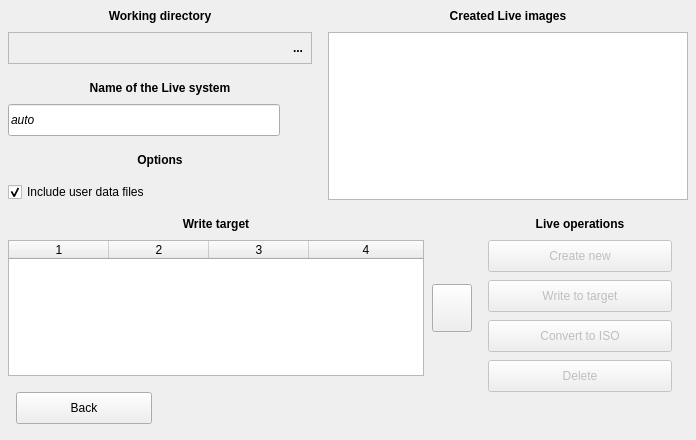
     <widget class="QWidget" name="livepanel" native="true">
      <property name="geometry">
       <rect>
        <x>1</x>
        <y>1784</y>
        <width>696</width>
        <height>440</height>
       </rect>
      </property>
      <property name="autoFillBackground">
       <bool>true</bool>
      </property>
      <widget class="QLabel" name="label_14">
       <property name="geometry">
        <rect>
         <x>0</x>
         <y>0</y>
         <width>320</width>
         <height>32</height>
        </rect>
       </property>
       <property name="font">
        <font>
         <weight>75</weight>
         <bold>true</bold>
        </font>
       </property>
       <property name="text">
        <string>Working directory</string>
       </property>
       <property name="alignment">
        <set>Qt::AlignCenter</set>
       </property>
      </widget>
      <widget class="QLabel" name="label_15">
       <property name="geometry">
        <rect>
         <x>320</x>
         <y>0</y>
         <width>376</width>
         <height>32</height>
        </rect>
       </property>
       <property name="font">
        <font>
         <weight>75</weight>
         <bold>true</bold>
        </font>
       </property>
       <property name="text">
        <string>Created Live images</string>
       </property>
       <property name="alignment">
        <set>Qt::AlignCenter</set>
       </property>
      </widget>
      <widget class="QLabel" name="label_16">
       <property name="geometry">
        <rect>
         <x>0</x>
         <y>72</y>
         <width>320</width>
         <height>32</height>
        </rect>
       </property>
       <property name="font">
        <font>
         <weight>75</weight>
         <bold>true</bold>
        </font>
       </property>
       <property name="text">
        <string>Name of the Live system</string>
       </property>
       <property name="alignment">
        <set>Qt::AlignCenter</set>
       </property>
      </widget>
      <widget class="QLabel" name="label_17">
       <property name="geometry">
        <rect>
         <x>0</x>
         <y>144</y>
         <width>320</width>
         <height>32</height>
        </rect>
       </property>
       <property name="font">
        <font>
         <weight>75</weight>
         <bold>true</bold>
        </font>
       </property>
       <property name="text">
        <string>Options</string>
       </property>
       <property name="alignment">
        <set>Qt::AlignCenter</set>
       </property>
      </widget>
      <widget class="QLabel" name="label_18">
       <property name="geometry">
        <rect>
         <x>0</x>
         <y>208</y>
         <width>432</width>
         <height>32</height>
        </rect>
       </property>
       <property name="font">
        <font>
         <weight>75</weight>
         <bold>true</bold>
        </font>
       </property>
       <property name="text">
        <string>Write target</string>
       </property>
       <property name="alignment">
        <set>Qt::AlignCenter</set>
       </property>
      </widget>
      <widget class="QLabel" name="label_19">
       <property name="geometry">
        <rect>
         <x>464</x>
         <y>208</y>
         <width>232</width>
         <height>32</height>
        </rect>
       </property>
       <property name="font">
        <font>
         <weight>75</weight>
         <bold>true</bold>
        </font>
       </property>
       <property name="text">
        <string>Live operations</string>
       </property>
       <property name="alignment">
        <set>Qt::AlignCenter</set>
       </property>
      </widget>
      <widget class="QLineEdit" name="livename">
       <property name="geometry">
        <rect>
         <x>8</x>
         <y>104</y>
         <width>272</width>
         <height>32</height>
        </rect>
       </property>
       <property name="font">
        <font>
         <italic>true</italic>
        </font>
       </property>
       <property name="focusPolicy">
        <enum>Qt::ClickFocus</enum>
       </property>
       <property name="acceptDrops">
        <bool>false</bool>
       </property>
       <property name="text">
        <string notr="true">auto</string>
       </property>
       <property name="maxLength">
        <number>32</number>
       </property>
      </widget>
      <widget class="QLabel" name="livenamepipe">
       <property name="geometry">
        <rect>
         <x>287</x>
         <y>108</y>
         <width>26</width>
         <height>24</height>
        </rect>
       </property>
       <property name="pixmap">
        <pixmap resource="pictures.qrc">:/pictures/ok.png</pixmap>
       </property>
       <property name="scaledContents">
        <bool>true</bool>
       </property>
       <property name="alignment">
        <set>Qt::AlignCenter</set>
       </property>
      </widget>
      <widget class="QLabel" name="livenameerror">
       <property name="geometry">
        <rect>
         <x>287</x>
         <y>107</y>
         <width>26</width>
         <height>26</height>
        </rect>
       </property>
       <property name="pixmap">
        <pixmap resource="pictures.qrc">:/pictures/error.png</pixmap>
       </property>
       <property name="scaledContents">
        <bool>true</bool>
       </property>
       <property name="alignment">
        <set>Qt::AlignCenter</set>
       </property>
      </widget>
      <widget class="QCheckBox" name="userdatainclude">
       <property name="geometry">
        <rect>
         <x>8</x>
         <y>182</y>
         <width>204</width>
         <height>20</height>
        </rect>
       </property>
       <property name="cursor">
        <cursorShape>PointingHandCursor</cursorShape>
       </property>
       <property name="focusPolicy">
        <enum>Qt::NoFocus</enum>
       </property>
       <property name="text">
        <string>Include user data files</string>
       </property>
       <property name="checked">
        <bool>true</bool>
       </property>
      </widget>
      <widget class="QPushButton" name="liveback">
       <property name="geometry">
        <rect>
         <x>16</x>
         <y>392</y>
         <width>136</width>
         <height>32</height>
        </rect>
       </property>
       <property name="cursor">
        <cursorShape>PointingHandCursor</cursorShape>
       </property>
       <property name="text">
        <string>Back</string>
       </property>
      </widget>
      <widget class="QPushButton" name="livedevicesrefresh">
       <property name="geometry">
        <rect>
         <x>432</x>
         <y>284</y>
         <width>40</width>
         <height>48</height>
        </rect>
       </property>
       <property name="cursor">
        <cursorShape>PointingHandCursor</cursorShape>
       </property>
       <property name="focusPolicy">
        <enum>Qt::NoFocus</enum>
       </property>
       <property name="toolTip">
        <string>Redetect devices</string>
       </property>
       <property name="icon">
        <iconset resource="pictures.qrc">
         <normaloff>:/pictures/refresh.png</normaloff>:/pictures/refresh.png</iconset>
       </property>
       <property name="iconSize">
        <size>
         <width>23</width>
         <height>23</height>
        </size>
       </property>
      </widget>
      <widget class="QPushButton" name="livedelete">
       <property name="enabled">
        <bool>false</bool>
       </property>
       <property name="geometry">
        <rect>
         <x>488</x>
         <y>360</y>
         <width>184</width>
         <height>32</height>
        </rect>
       </property>
       <property name="cursor">
        <cursorShape>PointingHandCursor</cursorShape>
       </property>
       <property name="focusPolicy">
        <enum>Qt::ClickFocus</enum>
       </property>
       <property name="text">
        <string>Delete</string>
       </property>
      </widget>
      <widget class="QPushButton" name="livewritestart">
       <property name="enabled">
        <bool>false</bool>
       </property>
       <property name="geometry">
        <rect>
         <x>488</x>
         <y>280</y>
         <width>184</width>
         <height>32</height>
        </rect>
       </property>
       <property name="cursor">
        <cursorShape>PointingHandCursor</cursorShape>
       </property>
       <property name="focusPolicy">
        <enum>Qt::ClickFocus</enum>
       </property>
       <property name="text">
        <string>Write to target</string>
       </property>
      </widget>
      <widget class="QPushButton" name="liveconvert">
       <property name="enabled">
        <bool>false</bool>
       </property>
       <property name="geometry">
        <rect>
         <x>488</x>
         <y>320</y>
         <width>184</width>
         <height>32</height>
        </rect>
       </property>
       <property name="cursor">
        <cursorShape>PointingHandCursor</cursorShape>
       </property>
       <property name="focusPolicy">
        <enum>Qt::ClickFocus</enum>
       </property>
       <property name="text">
        <string>Convert to ISO</string>
       </property>
      </widget>
      <widget class="QPushButton" name="livenew">
       <property name="enabled">
        <bool>false</bool>
       </property>
       <property name="geometry">
        <rect>
         <x>488</x>
         <y>240</y>
         <width>184</width>
         <height>32</height>
        </rect>
       </property>
       <property name="cursor">
        <cursorShape>PointingHandCursor</cursorShape>
       </property>
       <property name="focusPolicy">
        <enum>Qt::ClickFocus</enum>
       </property>
       <property name="text">
        <string>Create new</string>
       </property>
      </widget>
      <widget class="QFrame" name="liveworkdirarea">
       <property name="geometry">
        <rect>
         <x>8</x>
         <y>32</y>
         <width>304</width>
         <height>32</height>
        </rect>
       </property>
       <property name="autoFillBackground">
        <bool>true</bool>
       </property>
       <property name="frameShape">
        <enum>QFrame::StyledPanel</enum>
       </property>
       <property name="frameShadow">
        <enum>QFrame::Sunken</enum>
       </property>
       <widget class="QLineEdit" name="liveworkdir">
        <property name="geometry">
         <rect>
          <x>2</x>
          <y>2</y>
          <width>274</width>
          <height>28</height>
         </rect>
        </property>
        <property name="cursor">
         <cursorShape>ArrowCursor</cursorShape>
        </property>
        <property name="focusPolicy">
         <enum>Qt::NoFocus</enum>
        </property>
        <property name="acceptDrops">
         <bool>false</bool>
        </property>
        <property name="styleSheet">
         <string notr="true">background-color: rgba(0, 0, 0, 0)</string>
        </property>
        <property name="frame">
         <bool>false</bool>
        </property>
        <property name="readOnly">
         <bool>true</bool>
        </property>
       </widget>
       <widget class="QToolButton" name="liveworkdirbutton">
        <property name="geometry">
         <rect>
          <x>278</x>
          <y>2</y>
          <width>24</width>
          <height>28</height>
         </rect>
        </property>
        <property name="font">
         <font>
          <weight>75</weight>
          <bold>true</bold>
         </font>
        </property>
        <property name="cursor">
         <cursorShape>PointingHandCursor</cursorShape>
        </property>
        <property name="focusPolicy">
         <enum>Qt::NoFocus</enum>
        </property>
        <property name="text">
         <string notr="true">...</string>
        </property>
        <property name="autoRaise">
         <bool>true</bool>
        </property>
       </widget>
      </widget>
      <widget class="QTableWidget" name="livedevices">
       <property name="geometry">
        <rect>
         <x>8</x>
         <y>240</y>
         <width>416</width>
         <height>136</height>
        </rect>
       </property>
       <property name="focusPolicy">
        <enum>Qt::ClickFocus</enum>
       </property>
       <property name="editTriggers">
        <set>QAbstractItemView::NoEditTriggers</set>
       </property>
       <property name="tabKeyNavigation">
        <bool>false</bool>
       </property>
       <property name="showDropIndicator" stdset="0">
        <bool>false</bool>
       </property>
       <property name="dragDropOverwriteMode">
        <bool>false</bool>
       </property>
       <property name="selectionMode">
        <enum>QAbstractItemView::SingleSelection</enum>
       </property>
       <property name="selectionBehavior">
        <enum>QAbstractItemView::SelectRows</enum>
       </property>
       <property name="showGrid">
        <bool>false</bool>
       </property>
       <property name="wordWrap">
        <bool>false</bool>
       </property>
       <property name="cornerButtonEnabled">
        <bool>false</bool>
       </property>
       <property name="columnCount">
        <number>4</number>
       </property>
       <attribute name="horizontalHeaderMinimumSectionSize">
        <number>10</number>
       </attribute>
       <attribute name="horizontalHeaderHighlightSections">
        <bool>false</bool>
       </attribute>
       <attribute name="horizontalHeaderShowSortIndicator" stdset="0">
        <bool>false</bool>
       </attribute>
       <attribute name="horizontalHeaderStretchLastSection">
        <bool>true</bool>
       </attribute>
       <attribute name="verticalHeaderVisible">
        <bool>false</bool>
       </attribute>
       <attribute name="verticalHeaderMinimumSectionSize">
        <number>20</number>
       </attribute>
       <attribute name="verticalHeaderDefaultSectionSize">
        <number>20</number>
       </attribute>
       <attribute name="verticalHeaderHighlightSections">
        <bool>false</bool>
       </attribute>
       <column/>
       <column/>
       <column/>
       <column/>
      </widget>
      <widget class="QListWidget" name="livelist">
       <property name="geometry">
        <rect>
         <x>328</x>
         <y>32</y>
         <width>360</width>
         <height>168</height>
        </rect>
       </property>
       <property name="focusPolicy">
        <enum>Qt::ClickFocus</enum>
       </property>
       <property name="editTriggers">
        <set>QAbstractItemView::NoEditTriggers</set>
       </property>
       <property name="showDropIndicator" stdset="0">
        <bool>false</bool>
       </property>
       <property name="selectionBehavior">
        <enum>QAbstractItemView::SelectRows</enum>
       </property>
       <property name="sortingEnabled">
        <bool>true</bool>
       </property>
      </widget>
      <widget class="QWidget" name="livecover" native="true">
       <property name="geometry">
        <rect>
         <x>5</x>
         <y>5</y>
         <width>686</width>
         <height>261</height>
        </rect>
       </property>
      </widget>
      <zorder>livenameerror</zorder>
      <zorder>livenamepipe</zorder>
      <zorder>liveworkdirarea</zorder>
      <zorder>label_14</zorder>
      <zorder>label_15</zorder>
      <zorder>label_16</zorder>
      <zorder>label_17</zorder>
      <zorder>label_18</zorder>
      <zorder>label_19</zorder>
      <zorder>livename</zorder>
      <zorder>userdatainclude</zorder>
      <zorder>liveback</zorder>
      <zorder>livedevicesrefresh</zorder>
      <zorder>livedelete</zorder>
      <zorder>livewritestart</zorder>
      <zorder>liveconvert</zorder>
      <zorder>livenew</zorder>
      <zorder>livedevices</zorder>
      <zorder>livelist</zorder>
      <zorder>livecover</zorder>
     </widget>
